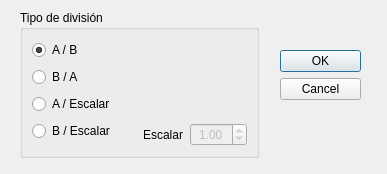
<?xml version="1.0" encoding="UTF-8"?>
<ui version="4.0">
 <class>divi_diag</class>
 <widget class="QDialog" name="divi_diag">
  <property name="geometry">
   <rect>
    <x>0</x>
    <y>0</y>
    <width>387</width>
    <height>174</height>
   </rect>
  </property>
  <property name="windowTitle">
   <string>Dialog</string>
  </property>
  <widget class="QDialogButtonBox" name="buttonBox">
   <property name="geometry">
    <rect>
     <x>280</x>
     <y>50</y>
     <width>81</width>
     <height>81</height>
    </rect>
   </property>
   <property name="orientation">
    <enum>Qt::Vertical</enum>
   </property>
   <property name="standardButtons">
    <set>QDialogButtonBox::Cancel|QDialogButtonBox::Ok</set>
   </property>
  </widget>
  <widget class="QGroupBox" name="groupBox">
   <property name="geometry">
    <rect>
     <x>20</x>
     <y>10</y>
     <width>239</width>
     <height>148</height>
    </rect>
   </property>
   <property name="title">
    <string>Tipo de división</string>
   </property>
   <layout class="QGridLayout" name="gridLayout">
    <item row="0" column="0">
     <layout class="QHBoxLayout" name="horizontalLayout_2">
      <item>
       <layout class="QVBoxLayout" name="verticalLayout">
        <item>
         <widget class="QRadioButton" name="rbt_AB">
          <property name="text">
           <string>A / B</string>
          </property>
          <property name="checked">
           <bool>true</bool>
          </property>
         </widget>
        </item>
        <item>
         <widget class="QRadioButton" name="rbt_BA">
          <property name="text">
           <string>B / A</string>
          </property>
         </widget>
        </item>
        <item>
         <widget class="QRadioButton" name="rbt_AE">
          <property name="enabled">
           <bool>true</bool>
          </property>
          <property name="text">
           <string>A / Escalar</string>
          </property>
         </widget>
        </item>
        <item>
         <widget class="QRadioButton" name="rbt_BE">
          <property name="text">
           <string>B / Escalar</string>
          </property>
         </widget>
        </item>
       </layout>
      </item>
      <item>
       <layout class="QVBoxLayout" name="verticalLayout_2">
        <item>
         <spacer name="verticalSpacer">
          <property name="orientation">
           <enum>Qt::Vertical</enum>
          </property>
          <property name="sizeHint" stdset="0">
           <size>
            <width>20</width>
            <height>40</height>
           </size>
          </property>
         </spacer>
        </item>
        <item>
         <layout class="QHBoxLayout" name="horizontalLayout">
          <item>
           <widget class="QLabel" name="label">
            <property name="text">
             <string>Escalar</string>
            </property>
           </widget>
          </item>
          <item>
           <widget class="QDoubleSpinBox" name="spn_Escalar">
            <property name="enabled">
             <bool>false</bool>
            </property>
            <property name="alignment">
             <set>Qt::AlignCenter</set>
            </property>
            <property name="value">
             <double>1.000000000000000</double>
            </property>
           </widget>
          </item>
         </layout>
        </item>
       </layout>
      </item>
     </layout>
    </item>
   </layout>
  </widget>
 </widget>
 <resources/>
 <connections>
  <connection>
   <sender>buttonBox</sender>
   <signal>accepted()</signal>
   <receiver>divi_diag</receiver>
   <slot>accept()</slot>
   <hints>
    <hint type="sourcelabel">
     <x>248</x>
     <y>254</y>
    </hint>
    <hint type="destinationlabel">
     <x>157</x>
     <y>274</y>
    </hint>
   </hints>
  </connection>
  <connection>
   <sender>buttonBox</sender>
   <signal>rejected()</signal>
   <receiver>divi_diag</receiver>
   <slot>reject()</slot>
   <hints>
    <hint type="sourcelabel">
     <x>316</x>
     <y>260</y>
    </hint>
    <hint type="destinationlabel">
     <x>286</x>
     <y>274</y>
    </hint>
   </hints>
  </connection>
 </connections>
</ui>
